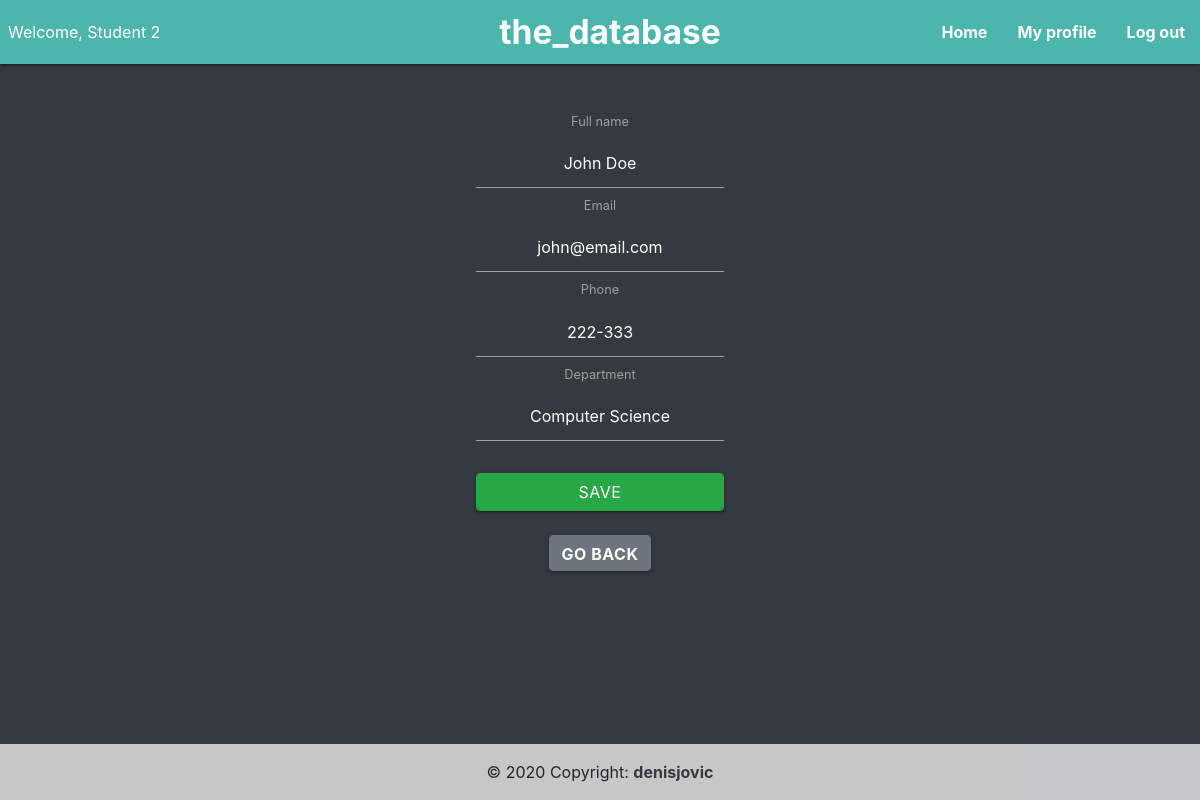
/edit/4 (signed in), run on the app's committed database.
### students_db/models.py (models this page shows, shortened)
class User(UserMixin, db.Model):
    id = db.Column(db.Integer(), primary_key=True)
    name = db.Column(db.String(30), nullable=False, unique=True)
    email = db.Column(db.String(40), nullable=False, unique=True)
    password_hash = db.Column(db.String(80), nullable=False, unique=True)
    department = db.Column(db.String(40), nullable=False)
    phone = db.Column(db.String(30))
    is_admin = db.Column(db.Boolean, default=False, nullable=False)

### students_db/routes.py (the view)
@app.route('/edit/<int:id>', methods=["GET", "POST"])
def edit(id):
    user_to_update = User.query.get(id)
    form = AddStudent(obj=user_to_update)
    if request.method == 'POST':
        form.populate_obj(user_to_update)
        db.session.commit()
        flash('User data updated!', category='success')
        return redirect(url_for('dashboard'))
    return render_template('profile.html', profile=user_to_update, form=form)

### students_db/forms.py
class AddStudent(FlaskForm):
    name = StringField(label='Full name', validators=[Length(min=3, max=20), DataRequired()])
    email = StringField(label='Email', validators=[Email(), DataRequired()])
    phone = StringField(label='Phone', validators=[Length(min=6, max=9), DataRequired()])
    department = StringField(label='Department', validators=[Length(min=3, max=30), DataRequired()])
    password = PasswordField(label='Password', validators=[Length(min=5), DataRequired()])
    submit_data = SubmitField(label='Add student')

### students_db/models.py (called while the page is built)
@login.user_loader
def load_user(id):
    return User.query.get(int(id))

### students_db/templates/profile.html (shortened to what this page needs)
{% extends "layout.html" %}
{% block content %}
<div class="container text-center mt-5">
<form action="/edit/{{ profile.id }}" method="POST" class="form-register">
  {{ form.name.label() }}
  {{ form.name(class="form-control text-white text-center") }}
  {{ form.email.label() }}
  {{ form.email(class="form-control text-white text-center") }}
  {{ form.phone.label() }}
  {{ form.phone(class="form-control text-white text-center") }}
  {{ form.department.label() }}
  {{ form.department(class="form-control text-white text-center") }}
  {{ form.submit_data(class="mt-4 form-control btn btn-large btn-success", value="Save") }}
    <button class="btn btn-secondary mt-4"><a href="{{ url_for('dashboard') }}">Go back</a></button>
</form>
</div>
{% endblock %}

### students_db/templates/layout.html (shortened to what this page needs)
<html>
<head>
    <link rel="stylesheet" href="https://cdnjs.cloudflare.com/ajax/libs/materialize/1.0.0/css/materialize.min.css">
    <link rel="stylesheet" href="{{ url_for('static', filename='style.css') }}">
    <link rel="stylesheet" href="https://cdnjs.cloudflare.com/ajax/libs/bulma/0.9.1/css/bulma.min.css"
/>
    <link rel="stylesheet" href="https://cdn.jsdelivr.net/npm/bootstrap@4.5.3/dist/css/bootstrap.min.css"
>
</head>
<body class='bg-dark'>
<nav class="teal lighten-2">
    <div class="nav-wrapper">
        {% if current_user.is_authenticated %}
            <ul id="nav-mobile" class="left hide-on-med-and-down pl-2">
                <li>Welcome, {{ current_user.name.capitalize() }}</li>
            </ul>
        {% endif %}
        <a href="/" class="brand-logo center" style="padding-left: 20px; margin-bottom: 20px;">the_database</a>
        <ul id="nav-mobile" class="right hide-on-med-and-down">
            {% if current_user.is_authenticated %}
                <li><a href="/">Home</a></li>
                <li><a href="/edit/{{ current_user.id }}">My profile</a></li>
                <li><a href="/logout">Log out</a></li>
            {% else %}
                <li><a href="/login">Log in</a></li>
                <li><a href="/register">Sign up</a></li>
                </ul>
            {% endif %}
    </div>
</nav>
{% block content %}
{% endblock %}
<footer class="bg-light text-center text-lg-start fixed-bottom">
    <div class="text-center p-3" style="background-color: rgba(0, 0, 0, 0.2)">
        © 2020 Copyright:
        <a class="text-dark" href="https://linkedin.com/in/denisjovic/">denisjovic</a>
    </div>
</footer>
</body>
</html>

### students_db/static/style.css (style rules this page uses)
body { font-family: 'JetBrains Mono', monospace; }
nav { padding: 0px 0px 30px 0px; }
a, a:hover { text-decoration: none !important; font-weight: bold !important; color: white !important; }
.btn-secondary > a { color: white !important; }
.container { display: flex; align-items: center; justify-content: center; text-align: center; margin-top: 15vh !important; }

### data on the page
User: name "Student 2"
User: name "John Doe", email "john@email.com", phone "222-333", department "Computer Science"
